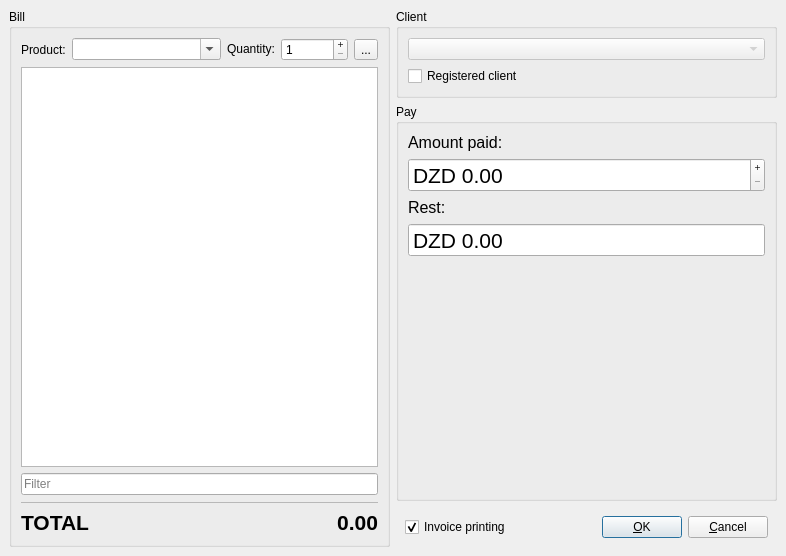
<?xml version="1.0" encoding="UTF-8"?>
<ui version="4.0">
 <class>SellingForm</class>
 <widget class="QWidget" name="SellingForm">
  <property name="geometry">
   <rect>
    <x>0</x>
    <y>0</y>
    <width>786</width>
    <height>556</height>
   </rect>
  </property>
  <property name="windowTitle">
   <string>Form</string>
  </property>
  <layout class="QGridLayout" name="gridLayout">
   <property name="leftMargin">
    <number>9</number>
   </property>
   <property name="topMargin">
    <number>9</number>
   </property>
   <property name="rightMargin">
    <number>9</number>
   </property>
   <property name="bottomMargin">
    <number>9</number>
   </property>
   <item row="0" column="1">
    <widget class="QGroupBox" name="groupBox_6">
     <property name="sizePolicy">
      <sizepolicy hsizetype="Preferred" vsizetype="Preferred">
       <horstretch>0</horstretch>
       <verstretch>0</verstretch>
      </sizepolicy>
     </property>
     <property name="title">
      <string>Client</string>
     </property>
     <layout class="QVBoxLayout" name="verticalLayout_4">
      <item>
       <widget class="QComboBox" name="clientName">
        <property name="enabled">
         <bool>false</bool>
        </property>
        <property name="editable">
         <bool>false</bool>
        </property>
        <property name="currentIndex">
         <number>-1</number>
        </property>
        <property name="sizeAdjustPolicy">
         <enum>QComboBox::AdjustToContents</enum>
        </property>
        <property name="minimumContentsLength">
         <number>0</number>
        </property>
        <property name="duplicatesEnabled">
         <bool>false</bool>
        </property>
        <property name="frame">
         <bool>true</bool>
        </property>
        <property name="modelColumn">
         <number>0</number>
        </property>
       </widget>
      </item>
      <item>
       <widget class="QCheckBox" name="isRegClient">
        <property name="text">
         <string>Registered client</string>
        </property>
       </widget>
      </item>
     </layout>
    </widget>
   </item>
   <item row="1" column="1">
    <widget class="QGroupBox" name="groupBox_3">
     <property name="sizePolicy">
      <sizepolicy hsizetype="Preferred" vsizetype="Preferred">
       <horstretch>0</horstretch>
       <verstretch>0</verstretch>
      </sizepolicy>
     </property>
     <property name="title">
      <string>Pay</string>
     </property>
     <layout class="QVBoxLayout" name="verticalLayout_5">
      <item>
       <widget class="QLabel" name="label_9">
        <property name="font">
         <font>
          <pointsize>12</pointsize>
         </font>
        </property>
        <property name="text">
         <string>Amount paid:</string>
        </property>
       </widget>
      </item>
      <item>
       <widget class="QDoubleSpinBox" name="doubleSpinBox">
        <property name="sizePolicy">
         <sizepolicy hsizetype="Expanding" vsizetype="Fixed">
          <horstretch>0</horstretch>
          <verstretch>0</verstretch>
         </sizepolicy>
        </property>
        <property name="font">
         <font>
          <pointsize>16</pointsize>
         </font>
        </property>
        <property name="alignment">
         <set>Qt::AlignLeading|Qt::AlignLeft|Qt::AlignVCenter</set>
        </property>
        <property name="buttonSymbols">
         <enum>QAbstractSpinBox::PlusMinus</enum>
        </property>
        <property name="correctionMode">
         <enum>QAbstractSpinBox::CorrectToNearestValue</enum>
        </property>
        <property name="showGroupSeparator" stdset="0">
         <bool>true</bool>
        </property>
        <property name="prefix">
         <string>DZD </string>
        </property>
        <property name="suffix">
         <string/>
        </property>
        <property name="maximum">
         <double>999999999999999.000000000000000</double>
        </property>
        <property name="singleStep">
         <double>0.100000000000000</double>
        </property>
        <property name="stepType">
         <enum>QAbstractSpinBox::AdaptiveDecimalStepType</enum>
        </property>
       </widget>
      </item>
      <item>
       <widget class="QLabel" name="label_10">
        <property name="font">
         <font>
          <pointsize>12</pointsize>
         </font>
        </property>
        <property name="text">
         <string>Rest:</string>
        </property>
       </widget>
      </item>
      <item>
       <widget class="QDoubleSpinBox" name="doubleSpinBox_2">
        <property name="font">
         <font>
          <pointsize>16</pointsize>
         </font>
        </property>
        <property name="wrapping">
         <bool>true</bool>
        </property>
        <property name="frame">
         <bool>true</bool>
        </property>
        <property name="readOnly">
         <bool>true</bool>
        </property>
        <property name="buttonSymbols">
         <enum>QAbstractSpinBox::NoButtons</enum>
        </property>
        <property name="correctionMode">
         <enum>QAbstractSpinBox::CorrectToNearestValue</enum>
        </property>
        <property name="showGroupSeparator" stdset="0">
         <bool>true</bool>
        </property>
        <property name="prefix">
         <string>DZD </string>
        </property>
        <property name="maximum">
         <double>1000000000000000013287555072.000000000000000</double>
        </property>
       </widget>
      </item>
      <item>
       <spacer name="verticalSpacer">
        <property name="orientation">
         <enum>Qt::Vertical</enum>
        </property>
        <property name="sizeHint" stdset="0">
         <size>
          <width>20</width>
          <height>40</height>
         </size>
        </property>
       </spacer>
      </item>
     </layout>
    </widget>
   </item>
   <item row="0" column="0" rowspan="3">
    <widget class="QGroupBox" name="groupBox_5">
     <property name="sizePolicy">
      <sizepolicy hsizetype="Expanding" vsizetype="Expanding">
       <horstretch>0</horstretch>
       <verstretch>0</verstretch>
      </sizepolicy>
     </property>
     <property name="title">
      <string>Bill</string>
     </property>
     <layout class="QVBoxLayout" name="verticalLayout">
      <item>
       <layout class="QHBoxLayout" name="horizontalLayout">
        <item>
         <widget class="QLabel" name="productLabel">
          <property name="text">
           <string>Product:</string>
          </property>
         </widget>
        </item>
        <item>
         <widget class="QComboBox" name="product">
          <property name="sizePolicy">
           <sizepolicy hsizetype="Expanding" vsizetype="Fixed">
            <horstretch>0</horstretch>
            <verstretch>0</verstretch>
           </sizepolicy>
          </property>
          <property name="editable">
           <bool>true</bool>
          </property>
          <property name="maxVisibleItems">
           <number>24</number>
          </property>
          <property name="duplicatesEnabled">
           <bool>false</bool>
          </property>
         </widget>
        </item>
        <item>
         <widget class="QLabel" name="qtyLabel">
          <property name="sizePolicy">
           <sizepolicy hsizetype="Fixed" vsizetype="Fixed">
            <horstretch>0</horstretch>
            <verstretch>0</verstretch>
           </sizepolicy>
          </property>
          <property name="text">
           <string>Quantity:</string>
          </property>
         </widget>
        </item>
        <item>
         <widget class="QSpinBox" name="quantity">
          <property name="wrapping">
           <bool>false</bool>
          </property>
          <property name="frame">
           <bool>true</bool>
          </property>
          <property name="readOnly">
           <bool>false</bool>
          </property>
          <property name="buttonSymbols">
           <enum>QAbstractSpinBox::PlusMinus</enum>
          </property>
          <property name="specialValueText">
           <string/>
          </property>
          <property name="accelerated">
           <bool>false</bool>
          </property>
          <property name="correctionMode">
           <enum>QAbstractSpinBox::CorrectToNearestValue</enum>
          </property>
          <property name="showGroupSeparator" stdset="0">
           <bool>false</bool>
          </property>
          <property name="suffix">
           <string/>
          </property>
          <property name="prefix">
           <string/>
          </property>
          <property name="minimum">
           <number>1</number>
          </property>
          <property name="maximum">
           <number>999999999</number>
          </property>
          <property name="stepType">
           <enum>QAbstractSpinBox::DefaultStepType</enum>
          </property>
          <property name="displayIntegerBase">
           <number>10</number>
          </property>
         </widget>
        </item>
        <item>
         <widget class="QToolButton" name="addItemBtn">
          <property name="text">
           <string>...</string>
          </property>
          <property name="icon">
           <iconset resource="res.qrc">
            <normaloff>:/Icons/res/basket.png</normaloff>:/Icons/res/basket.png</iconset>
          </property>
          <property name="arrowType">
           <enum>Qt::NoArrow</enum>
          </property>
         </widget>
        </item>
       </layout>
      </item>
      <item>
       <widget class="QTableView" name="itemsTabel">
        <property name="selectionMode">
         <enum>QAbstractItemView::ExtendedSelection</enum>
        </property>
        <property name="selectionBehavior">
         <enum>QAbstractItemView::SelectRows</enum>
        </property>
       </widget>
      </item>
      <item>
       <widget class="QLineEdit" name="filter">
        <property name="text">
         <string/>
        </property>
        <property name="placeholderText">
         <string>Filter</string>
        </property>
        <property name="clearButtonEnabled">
         <bool>true</bool>
        </property>
       </widget>
      </item>
      <item>
       <widget class="Line" name="line">
        <property name="frameShadow">
         <enum>QFrame::Raised</enum>
        </property>
        <property name="lineWidth">
         <number>0</number>
        </property>
        <property name="midLineWidth">
         <number>1</number>
        </property>
        <property name="orientation">
         <enum>Qt::Horizontal</enum>
        </property>
       </widget>
      </item>
      <item>
       <layout class="QHBoxLayout" name="horizontalLayout_2">
        <item>
         <widget class="QLabel" name="label_3">
          <property name="font">
           <font>
            <pointsize>16</pointsize>
            <weight>75</weight>
            <bold>true</bold>
           </font>
          </property>
          <property name="text">
           <string>TOTAL</string>
          </property>
         </widget>
        </item>
        <item>
         <spacer name="horizontalSpacer_2">
          <property name="orientation">
           <enum>Qt::Horizontal</enum>
          </property>
          <property name="sizeHint" stdset="0">
           <size>
            <width>40</width>
            <height>20</height>
           </size>
          </property>
         </spacer>
        </item>
        <item>
         <widget class="QLabel" name="total_num">
          <property name="font">
           <font>
            <pointsize>16</pointsize>
            <weight>75</weight>
            <bold>true</bold>
           </font>
          </property>
          <property name="text">
           <string>0.00</string>
          </property>
          <property name="alignment">
           <set>Qt::AlignRight|Qt::AlignTrailing|Qt::AlignVCenter</set>
          </property>
         </widget>
        </item>
       </layout>
      </item>
     </layout>
    </widget>
   </item>
   <item row="2" column="1">
    <widget class="QWidget" name="widget_4" native="true">
     <property name="minimumSize">
      <size>
       <width>0</width>
       <height>0</height>
      </size>
     </property>
     <property name="font">
      <font>
       <pointsize>9</pointsize>
      </font>
     </property>
     <layout class="QHBoxLayout" name="horizontalLayout_5">
      <item>
       <widget class="QCheckBox" name="checkBox_2">
        <property name="text">
         <string>Invoice printing</string>
        </property>
        <property name="checked">
         <bool>true</bool>
        </property>
       </widget>
      </item>
      <item>
       <spacer name="horizontalSpacer">
        <property name="orientation">
         <enum>Qt::Horizontal</enum>
        </property>
        <property name="sizeHint" stdset="0">
         <size>
          <width>40</width>
          <height>20</height>
         </size>
        </property>
       </spacer>
      </item>
      <item>
       <widget class="QPushButton" name="pushButton">
        <property name="text">
         <string>&amp;OK</string>
        </property>
        <property name="autoDefault">
         <bool>true</bool>
        </property>
        <property name="default">
         <bool>true</bool>
        </property>
       </widget>
      </item>
      <item>
       <widget class="QPushButton" name="pushButton_2">
        <property name="text">
         <string>&amp;Cancel</string>
        </property>
       </widget>
      </item>
     </layout>
    </widget>
   </item>
  </layout>
 </widget>
 <resources>
  <include location="res.qrc"/>
 </resources>
 <connections>
  <connection>
   <sender>isRegClient</sender>
   <signal>toggled(bool)</signal>
   <receiver>clientName</receiver>
   <slot>setEnabled(bool)</slot>
   <hints>
    <hint type="sourcelabel">
     <x>349</x>
     <y>75</y>
    </hint>
    <hint type="destinationlabel">
     <x>419</x>
     <y>56</y>
    </hint>
   </hints>
  </connection>
 </connections>
</ui>
